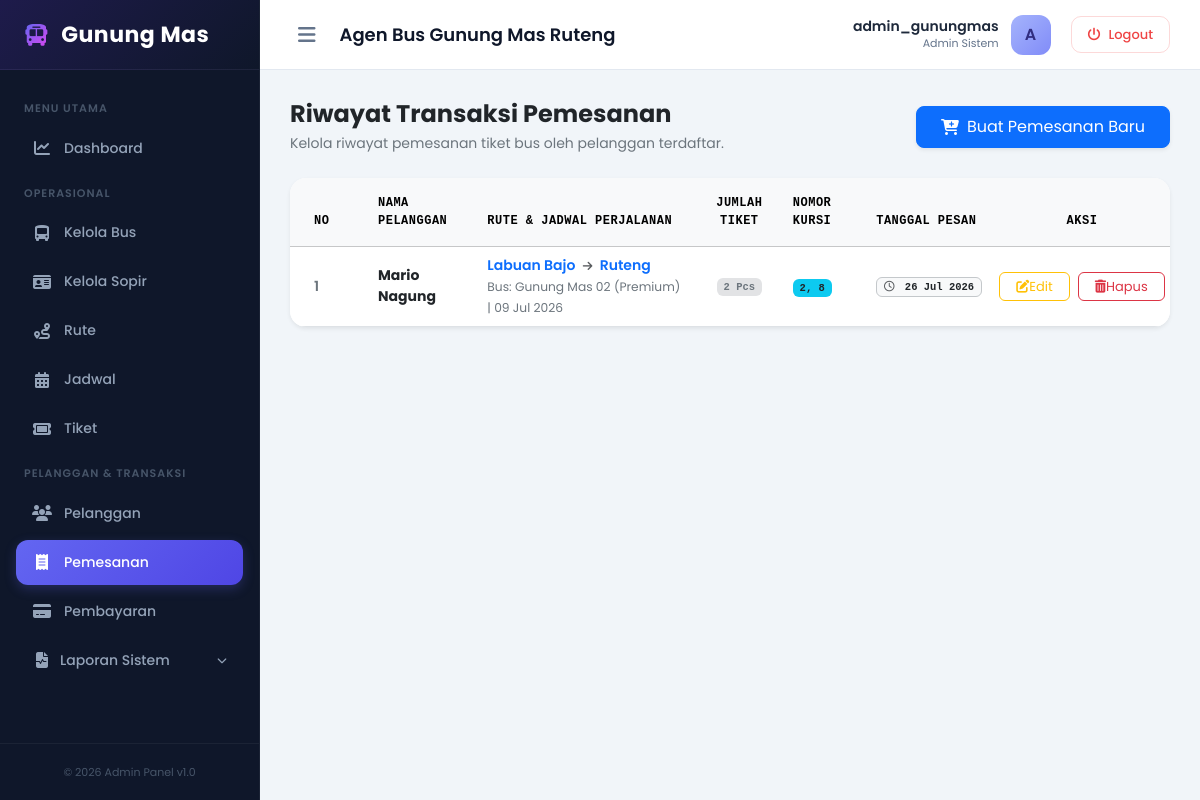
/dashboard/pemesanan/ (signed in), run on the app's committed database.
### core/models.py (models this page shows, shortened)
class Pemesanan(models.Model):
    id_pemesanan = models.AutoField(primary_key=True)
    pelanggan = models.ForeignKey(Pelanggan, on_delete=models.CASCADE, db_column='id_pelanggan')
    tiket = models.ForeignKey(Tiket, on_delete=models.CASCADE, db_column='id_tiket')
    tanggal_pesan = models.DateField(auto_now_add=True)
    jumlah_tiket = models.IntegerField(default=1)
    bagasi = models.IntegerField(default=0) # Berat dalam Kg atau status bagasi
    nomor_kursi = models.CharField(max_length=50, blank=True, null=True)

class Pelanggan(models.Model):
    id_pelanggan = models.AutoField(primary_key=True)
    nama_pelanggan = models.CharField(max_length=100)
    jenis_kelamin = models.CharField(max_length=15)
    alamat = models.TextField()
    nomor_telpon = models.CharField(max_length=15)
    email = models.EmailField(max_length=100, unique=True, null=True, blank=True)
    password = models.CharField(max_length=255, null=True, blank=True)

class Tiket(models.Model):
    id_tiket = models.AutoField(primary_key=True)
    jadwal = models.ForeignKey(Jadwal, on_delete=models.CASCADE, db_column='id_jadwal')
    harga_tiket = models.DecimalField(max_digits=10, decimal_places=0) # Contoh: 180000
    status = models.CharField(max_length=20, default='Tersedia') # Tersedia, Habis

class Jadwal(models.Model):
    id_jadwal = models.AutoField(primary_key=True)
    bus = models.ForeignKey(Bus, on_delete=models.CASCADE, db_column='id_bus')
    rute = models.ForeignKey(Rute, on_delete=models.CASCADE, db_column='id_rute')
    tanggal_berangkat = models.DateField()
    jam_berangkat = models.TimeField()
    jam_tiba = models.TimeField()

class Rute(models.Model):
    id_rute = models.AutoField(primary_key=True)
    kota_asal = models.CharField(max_length=50)
    kota_tujuan = models.CharField(max_length=50)
    jarak = models.CharField(max_length=20, blank=True, null=True)

class Bus(models.Model):
    id_bus = models.AutoField(primary_key=True)
    nama_bus = models.CharField(max_length=50) # Contoh: Gunung Mas 01
    nomor_polisi = models.CharField(max_length=15)
    kapasitas = models.IntegerField() # Lux: 8, Premium: 8, Std: 10
    tipe_bus = models.CharField(max_length=20) # Lux, Premium, Std
    foto = models.ImageField(upload_to='bus_photos/', blank=True, null=True)
    sopir = models.OneToOneField('Sopir', on_delete=models.SET_NULL, null=True, blank=True, db_column='id_sopir')

### core/views.py (the view)
# urls.py: path('dashboard/pemesanan/', views.pemesanan_index, name='pemesanan_index'),
def pemesanan_index(request):
    if 'admin_id' not in request.session:
        return redirect('login')
    semua_pemesanan = Pemesanan.objects.all().select_related('pelanggan', 'tiket__jadwal__rute', 'tiket__jadwal__bus').order_by('-id_pemesanan')
    context = {
        'username': request.session.get('admin_username'),
        'semua_pemesanan': semua_pemesanan
    }
    return render(request, 'core/pemesanan/index.html', context)

### core/templates/core/pemesanan/index.html (shortened to what this page needs)
{% extends 'core/base_dashboard.html' %}
{% block content %}
<div class="d-flex flex-column flex-md-row justify-content-between align-items-start align-items-md-center mb-4 gap-3">
    <div>
        <h4 class="fw-bold text-dark mb-1">Riwayat Transaksi Pemesanan</h4>
        <p class="text-secondary small mb-0">Kelola riwayat pemesanan tiket bus oleh pelanggan terdaftar.</p>
    </div>
    <a href="{% url 'pemesanan_add' %}" class="btn btn-primary px-4 py-2 rounded-3 shadow-sm d-flex align-items-center gap-2">
        <i class="fa-solid fa-cart-plus"></i> Buat Pemesanan Baru
    </a>
</div>
<div class="card border-0 shadow-sm rounded-4 overflow-hidden">
    <div class="card-body p-0">
        <div class="table-responsive">
            <table class="table table-hover align-middle mb-0" style="min-width: 900px;">
                <thead class="table-light text-secondary font-monospace" style="font-size: 12px; letter-spacing: 0.5px;">
                    <tr>
                        <th class="py-3 ps-4" style="width: 80px;">NO</th>
                        <th class="py-3">NAMA PELANGGAN</th>
                        <th class="py-3">RUTE & JADWAL PERJALANAN</th>
                        <th class="py-3 text-center">JUMLAH TIKET</th>
                        <th class="py-3">NOMOR KURSI</th>
                        <th class="py-3">TANGGAL PESAN</th>
                        <th class="py-3 pe-4 text-center" style="width: 200px;">AKSI</th>
                    </tr>
                </thead>
                <tbody class="text-dark" style="font-size: 14px;">
                    {% if semua_pemesanan %}
                        {% for p in semua_pemesanan %}
                            <tr>
                                <td class="ps-4 fw-semibold text-secondary">{{ forloop.counter }}</td>
                                <td class="fw-bold text-dark">{{ p.pelanggan.nama_pelanggan }}</td>
                                <td>
                                    <div class="fw-semibold text-primary">
                                        {{ p.tiket.jadwal.rute.kota_asal }} <i class="fa-solid fa-arrow-right mx-1 text-muted" style="font-size: 11px;"></i> {{ p.tiket.jadwal.rute.kota_tujuan }}
                                    </div>
                                    <small class="text-secondary">
                                        Bus: {{ p.tiket.jadwal.bus.nama_bus }} ({{ p.tiket.jadwal.bus.tipe_bus }}) |
                                        {{ p.tiket.jadwal.tanggal_berangkat|date:"d M Y" }}
                                    </small>
                                </td>
                                <td class="text-center fw-bold font-monospace">
                                    <span class="badge bg-secondary-subtle text-secondary px-2.5 py-1.5 fs-13">
                                        {{ p.jumlah_tiket }} Pcs
                                    </span>
                                </td>
                                <td>
                                    {% if p.nomor_kursi %}
                                        <span class="badge bg-info text-dark font-monospace">{{ p.nomor_kursi }}</span>
                                    {% else %}
                                        <span class="badge bg-secondary">-</span>
                                    {% endif %}
                                </td>
                                <td>
                                    <span class="badge bg-light text-dark border border-secondary-subtle px-2.5 py-1.5 font-monospace">
                                        <i class="fa-regular fa-clock me-1 text-muted"></i> {{ p.tanggal_pesan|date:"d M Y" }}
                                    </span>
                                </td>
                                <td class="pe-4 text-center">
                                    <div class="d-flex justify-content-center gap-2">
                                        <a href="{% url 'pemesanan_edit' p.id_pemesanan %}" class="btn btn-sm btn-outline-warning px-3 rounded-2 d-flex align-items-center gap-1.5" style="font-size: 13px;">
                                            <i class="fa-solid fa-pen-to-square"></i> Edit
                                        </a>
                                        <form action="{% url 'pemesanan_delete' p.id_pemesanan %}" method="POST" class="delete-form d-inline-block">
                                            <button type="button" class="btn btn-sm btn-outline-danger px-3 rounded-2 delete-btn d-flex align-items-center gap-1.5" style="font-size: 13px;" data-name="Pemesanan #{{ p.id_pemesanan }} oleh {{ p.pelanggan.nama_pelanggan }}">
                                                <i class="fa-solid fa-trash-can"></i> Hapus
                                            </button>
                                        </form>
                                    </div>
                                </td>
                            </tr>
                        {% endfor %}
                    {% endif %}
                </tbody>
            </table>
        </div>
    </div>
</div>
{% endblock %}

### core/templates/core/base_dashboard.html (style rules this page uses)
:root { --sidebar-width: 260px; --navbar-height: 70px; --primary-color: #4f46e5; --primary-hover: #4338ca; --dark-navy: #0f172a; --slate-gray: #f8fafc; --border-color: #e2e8f0; }
body { font-family: 'Poppins', sans-serif; background-color: #f1f5f9; color: #1e293b; min-height: 100vh; overflow-x: hidden; }

### data on the page
Pemesanan: pelanggan.nama_pelanggan "Mario Nagung", tiket.jadwal.rute.kota_asal "Labuan Bajo", tiket.jadwal.rute.kota_tujuan "Ruteng", tiket.jadwal.bus.nama_bus "Gunung Mas 02", tiket.jadwal.bus.tipe_bus "Premium", tiket.jadwal.tanggal_berangkat "09 Jul 2026", jumlah_tiket "2", nomor_kursi "2, 8", tanggal_pesan "26 Jul 2026"

### other printed values
{{ request.session.admin_username }} "admin_gunungmas"
{{ request.session.admin_username|slice:":1"|upper }} "A"
